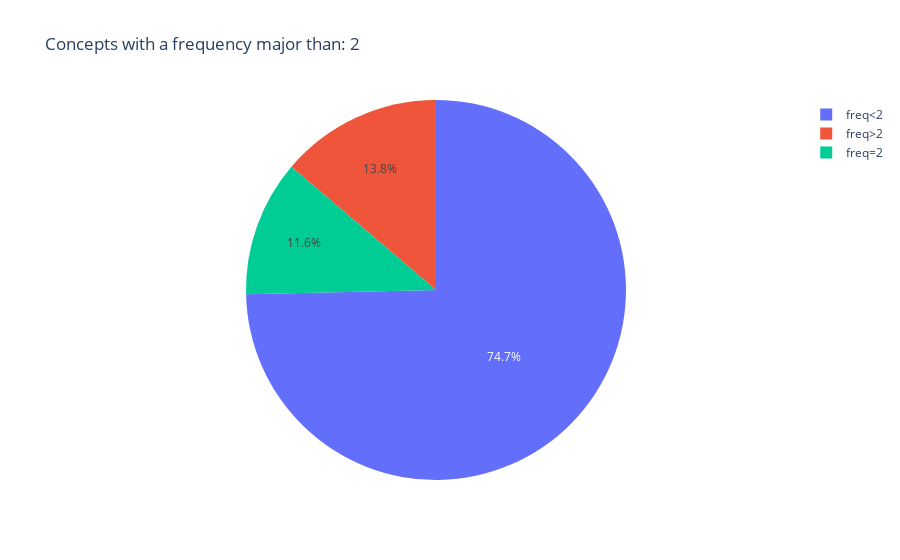

The notebook cell saved with this chart:
### Markdown cell above
### 3.4 Concepts frequency

It is useful to look at how many concepts appear more than once in our dataset. As you'll discovert, is often the case that only a subset of concepts appear more than once. That is because documents tend to be highly specialised hence a large number of extracted noun phrases aren't very common.

By looking at this basic frequency statistics we can determine a useful **frequency threshold** for our analysis - ie to screen out concepts that are not representative of the overall dataset we have. 

Tip: change the value of `THRESHOLD` to explore the data.

### Code cell
THRESHOLD = 2

df = pd.DataFrame({
    'type': [f'freq<{THRESHOLD}', 
             f'freq={THRESHOLD}',
             f'freq>{THRESHOLD}'] ,
    'count': [concepts_unique.query(f"frequency < {THRESHOLD}")['concept'].count(), 
              concepts_unique.query(f"frequency == {THRESHOLD}")['concept'].count(), 
              concepts_unique.query(f"frequency > {THRESHOLD}")['concept'].count()]
             })

px.pie(df, 
       names='type', values="count", 
      title = f"Concepts with a frequency major than: {THRESHOLD}")

### Figure 1 — Plotly figure (JSON) as saved in the notebook; plotly's stock layout.template omitted (floating-point values rounded to 4 significant figures)
{"data": [{"domain": {"x": [0, 1], "y": [0, 1]}, "hovertemplate": "type=%{label}<br>count=%{value}<extra></extra>", "labels": ["freq<2", "freq=2", "freq>2"], "legendgroup": "", "name": "", "showlegend": true, "type": "pie", "values": [63931, 9915, 11790]}], "layout": {"autosize": true, "legend": {"tracegroupgap": 0}, "title": {"text": "Concepts with a frequency major than: 2"}}}
